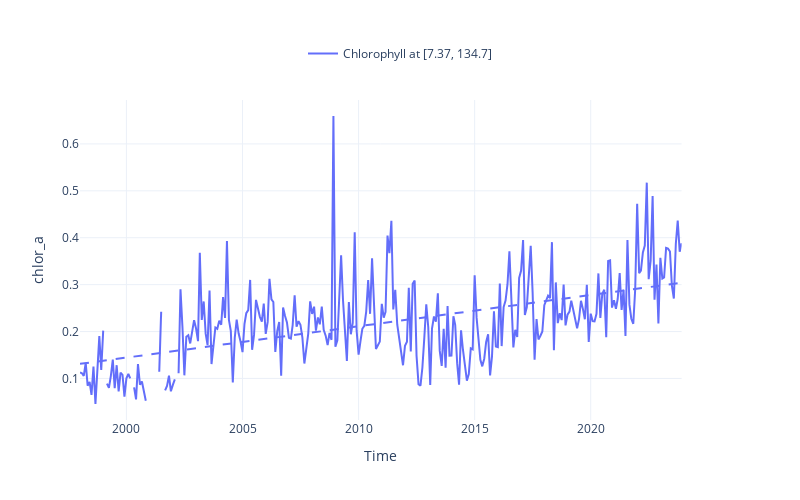

This figure's notebook cell:
### Code cell
fig = plot_timeseries_interactive(dict_plot, trendline=True, scatter_dict = None);

### Figure 1 — Plotly figure (JSON) as saved in the notebook; plotly's stock layout.template omitted (floating-point values rounded to 4 significant figures; data arrays with more than 128 entries replaced by an {"elided": "..."} marker saying what was removed)
{"data": [{"line": {"color": "#636EFA"}, "name": "Chlorophyll at [7.37, 134.7]", "type": "scatter", "x": {"elided": "312 str values"}, "xaxis": "x", "y": {"elided": "312 float values"}, "yaxis": "y"}, {"line": {"color": "#636EFA", "dash": "dash"}, "mode": "lines", "name": "Chlorophyll at [7.37, 134.7] (Trend)", "showlegend": false, "type": "scatter", "x": {"elided": "303 str values"}, "xaxis": "x", "y": {"elided": "303 float values"}, "yaxis": "y"}], "layout": {"height": 500, "legend": {"font": {"size": 12}, "orientation": "h", "x": 0.5, "xanchor": "center", "y": 1.1, "yanchor": "bottom"}, "title": {"text": " "}, "width": 800, "xaxis": {"anchor": "y", "domain": [0, 0.94], "title": {"text": "Time"}}, "yaxis": {"anchor": "x", "domain": [0, 1], "title": {"text": "chlor_a"}}, "yaxis2": {"anchor": "x", "overlaying": "y", "side": "right"}}}
